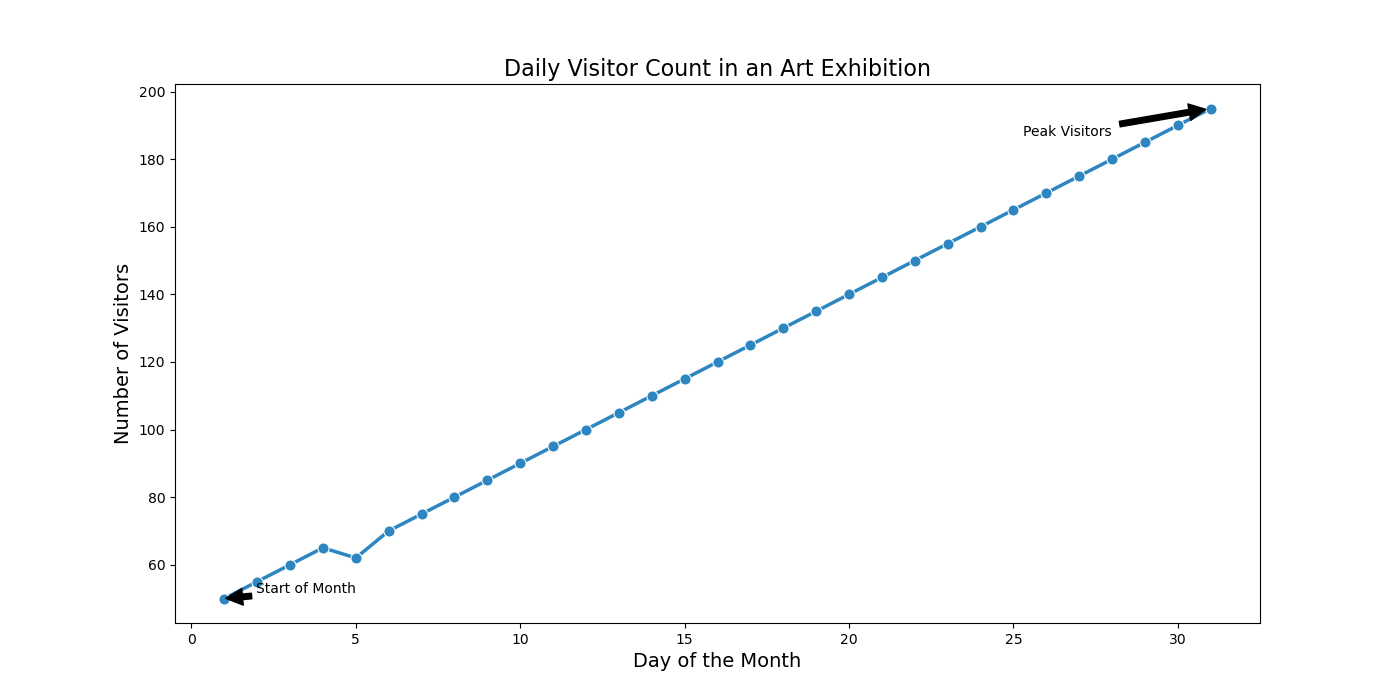

The Python source for this figure:

import seaborn as sns
import matplotlib.pyplot as plt
import pandas as pd

# Data
data = {'Day': [1, 2, 3, 4, 5, 6, 7, 8, 9, 10, 11, 12, 
                13, 14, 15, 16, 17, 18, 19, 20, 21, 22, 
                23, 24, 25, 26, 27, 28, 29, 30, 31],
        'Visitors': [50, 55, 60, 65, 62, 70, 75, 80, 85, 90, 95, 100, 
                     105, 110, 115, 120, 125, 130, 135, 140, 145, 150, 
                     155, 160, 165, 170, 175, 180, 185, 190, 195]}

# Create DataFrame
df = pd.DataFrame(data)

# Set the size of the plot
plt.figure(figsize=(14, 7))

# Create lineplot
sns.lineplot(x='Day', y='Visitors', data=df, 
             color='#2E86C1', marker='o', markersize=8, linewidth=2.5)

# Annotations
plt.annotate('Peak Visitors', xy=(31, 195), xytext=(28, 190),
             arrowprops=dict(facecolor='black', shrink=0.05),
             horizontalalignment='right', verticalalignment='top')

plt.annotate('Start of Month', xy=(1, 50), xytext=(5, 55),
             arrowprops=dict(facecolor='black', shrink=0.05),
             horizontalalignment='right', verticalalignment='top')

# Adding title and labels
plt.title('Daily Visitor Count in an Art Exhibition', fontsize=16)
plt.xlabel('Day of the Month', fontsize=14)
plt.ylabel('Number of Visitors', fontsize=14)

# Display the plot
plt.show()
